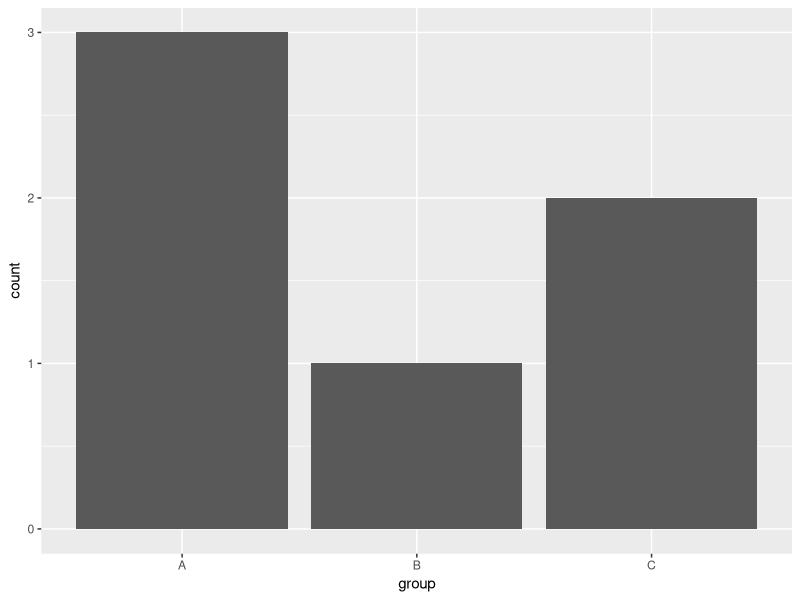

Generate this figure with R:
library(ggplot2)

group <- c("A","A","A","B","C","C") 
df <- data.frame(group)

#Simple barchart that counts occurences of each group
ggplot(df, aes(x=group)) + geom_bar()